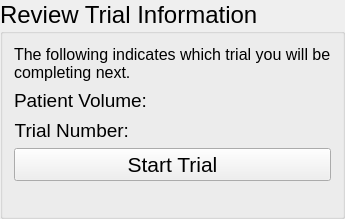
        <widget class="QGroupBox" name="trialInfoGroupBox">
         <property name="enabled">
          <bool>true</bool>
         </property>
         <property name="font">
          <font>
           <pointsize>18</pointsize>
          </font>
         </property>
         <property name="title">
          <string>Review Trial Information</string>
         </property>
         <layout class="QFormLayout" name="formLayout_2">
          <item row="0" column="0" colspan="2">
           <widget class="QLabel" name="label_10">
            <property name="sizePolicy">
             <sizepolicy hsizetype="Preferred" vsizetype="Minimum">
              <horstretch>0</horstretch>
              <verstretch>0</verstretch>
             </sizepolicy>
            </property>
            <property name="font">
             <font>
              <pointsize>12</pointsize>
             </font>
            </property>
            <property name="text">
             <string>The following indicates which trial you will be completing next.</string>
            </property>
            <property name="alignment">
             <set>Qt::AlignLeading|Qt::AlignLeft|Qt::AlignTop</set>
            </property>
            <property name="wordWrap">
             <bool>true</bool>
            </property>
           </widget>
          </item>
          <item row="1" column="0">
           <widget class="QLabel" name="label_6">
            <property name="font">
             <font>
              <pointsize>14</pointsize>
             </font>
            </property>
            <property name="text">
             <string>Patient Volume:</string>
            </property>
           </widget>
          </item>
          <item row="1" column="1">
           <widget class="QLabel" name="patientVolumeLabel">
            <property name="font">
             <font>
              <pointsize>16</pointsize>
              <weight>75</weight>
              <bold>true</bold>
             </font>
            </property>
            <property name="text">
             <string/>
            </property>
           </widget>
          </item>
          <item row="2" column="0">
           <widget class="QLabel" name="label_7">
            <property name="font">
             <font>
              <pointsize>14</pointsize>
             </font>
            </property>
            <property name="text">
             <string>Trial Number:</string>
            </property>
            <property name="alignment">
             <set>Qt::AlignRight|Qt::AlignTrailing|Qt::AlignVCenter</set>
            </property>
           </widget>
          </item>
          <item row="2" column="1">
           <widget class="QLabel" name="trialNumberLabel">
            <property name="font">
             <font>
              <pointsize>16</pointsize>
              <weight>75</weight>
              <bold>true</bold>
             </font>
            </property>
            <property name="text">
             <string/>
            </property>
           </widget>
          </item>
          <item row="3" column="0" colspan="2">
           <widget class="QPushButton" name="startTrialButton">
            <property name="font">
             <font>
              <pointsize>16</pointsize>
             </font>
            </property>
            <property name="text">
             <string>Start Trial</string>
            </property>
           </widget>
          </item>
          <item row="4" column="0" colspan="2">
           <widget class="QLabel" name="infoLabel">
            <property name="font">
             <font>
              <pointsize>12</pointsize>
             </font>
            </property>
            <property name="text">
             <string/>
            </property>
           </widget>
          </item>
         </layout>
        </widget>
